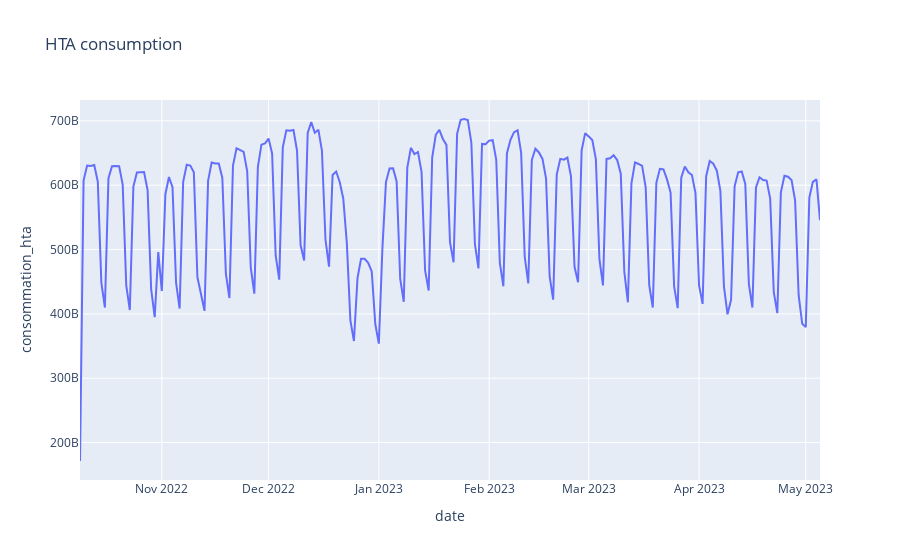

The notebook cell this image was saved under:
### Code cell
fig = px.line(
    df_day,
    x="date",
    y="consommation_hta",
    title='HTA consumption'
    )
fig.show()

### Figure 1 — Plotly figure (JSON) as saved in the notebook; plotly's stock layout.template omitted (floating-point values rounded to 4 significant figures; data arrays with more than 128 entries replaced by an {"elided": "..."} marker saying what was removed)
{"data": [{"hovertemplate": "date=%{x}<br>consommation_hta=%{y}<extra></extra>", "legendgroup": "", "line": {"color": "#636efa", "dash": "solid"}, "marker": {"symbol": "circle"}, "mode": "lines", "name": "", "orientation": "v", "showlegend": false, "type": "scatter", "x": {"elided": "209 str values"}, "xaxis": "x", "y": {"elided": "209 int values"}, "yaxis": "y"}], "layout": {"legend": {"tracegroupgap": 0}, "title": {"text": "HTA consumption"}, "xaxis": {"anchor": "y", "domain": [0, 1], "title": {"text": "date"}}, "yaxis": {"anchor": "x", "domain": [0, 1], "title": {"text": "consommation_hta"}}}}
